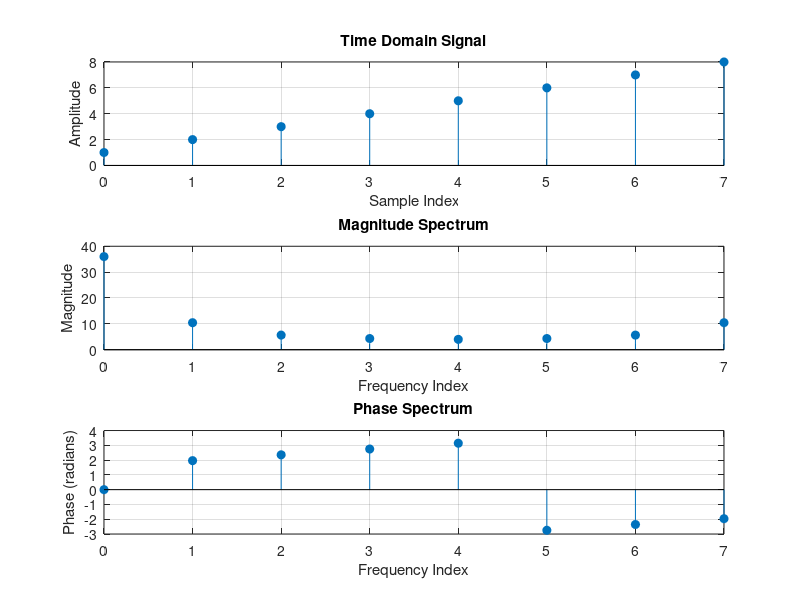

MATLAB code for this plot:
% Input Signal
x = [1, 2, 3, 4, 5, 6, 7, 8];

% Step 1: Compute FFT
X = fft(x); % Use MATLAB's built-in FFT function
N = length(x); % Number of points

% Step 2: Frequency Axis
f = (0:N-1); % Frequency index

% Plotting
figure;

% Time Domain Signal
subplot(3,1,1);
stem(0:N-1, x, 'filled');
title('Time Domain Signal');
xlabel('Sample Index');
ylabel('Amplitude');
grid on;

% Magnitude Spectrum
subplot(3,1,2);
stem(f, abs(X), 'filled');
title('Magnitude Spectrum');
xlabel('Frequency Index');
ylabel('Magnitude');
grid on;

% Phase Spectrum
subplot(3,1,3);
stem(f, angle(X), 'filled');
title('Phase Spectrum');
xlabel('Frequency Index');
ylabel('Phase (radians)');
grid on;
